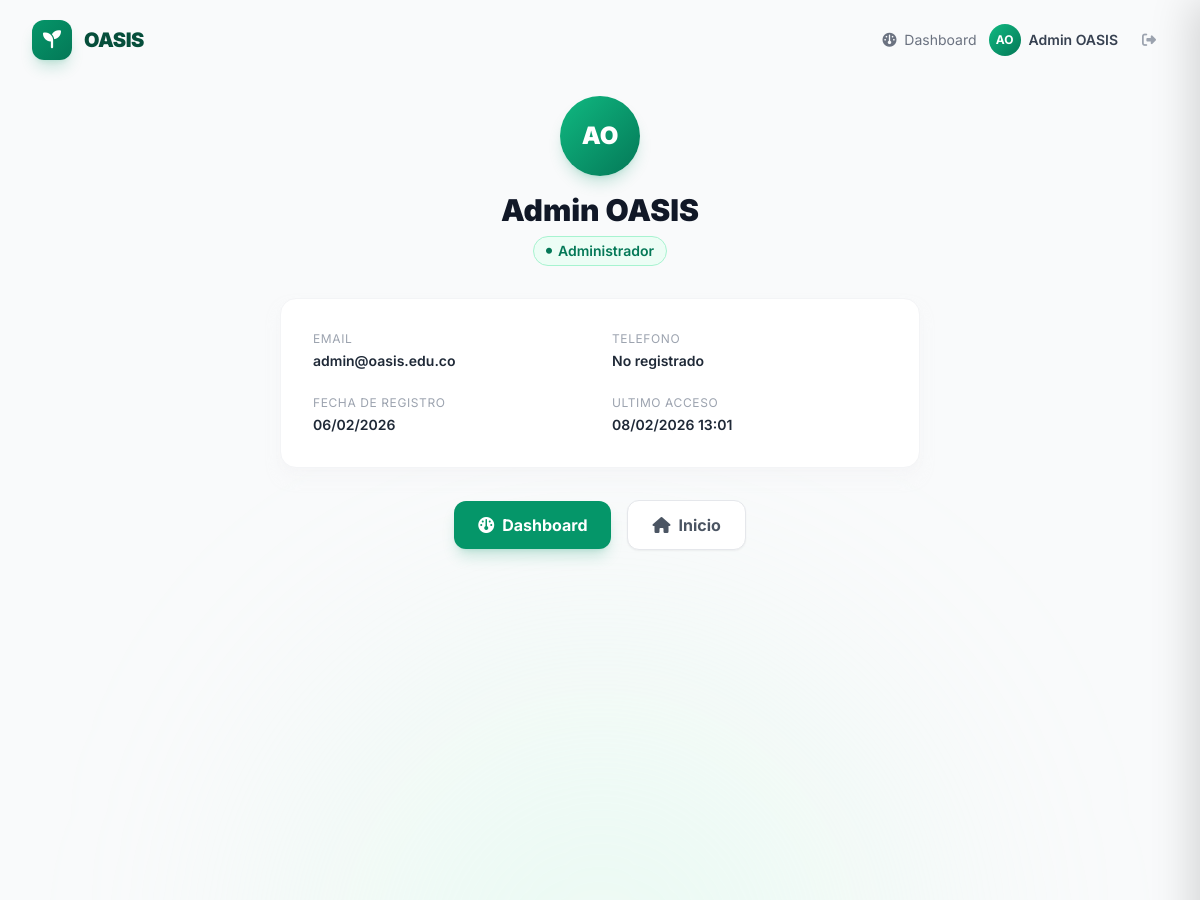
Before: /auth/perfil/ (signed in, upper part) with the older database file.
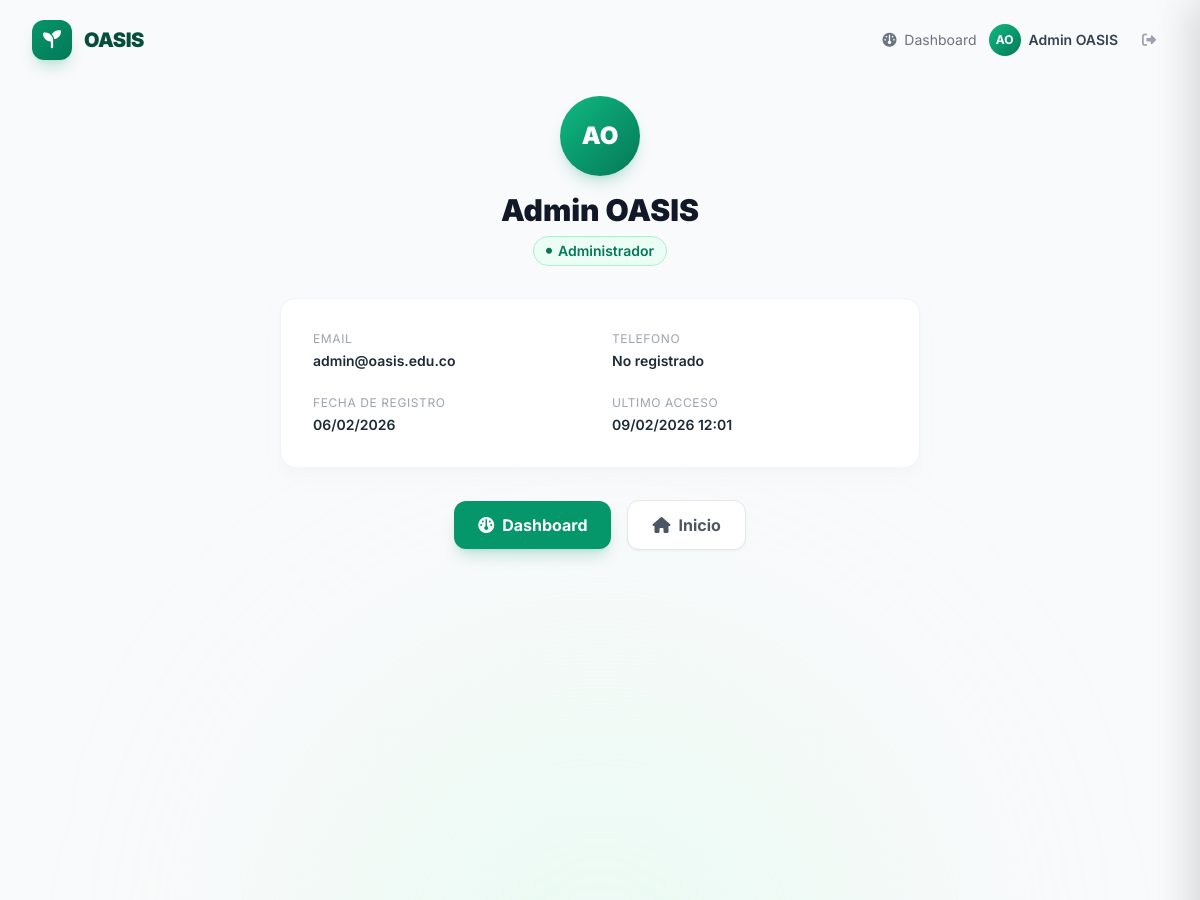
After: the same page with the newer database file.
### usuarios/models.py (models this page shows, shortened)
class Usuario(AbstractUser):
    class Rol(models.TextChoices):
        APRENDIZ = 'aprendiz', 'Aprendiz'
        INSTRUCTOR = 'instructor', 'Instructor'
        EMPRESA = 'empresa', 'Empresa'
        ADMIN = 'admin', 'Administrador'
    rol = models.CharField(
        max_length=20,
        choices=Rol.choices,
        default=Rol.APRENDIZ,
        db_index=True,
    )
    telefono = models.CharField(
        max_length=15,
        blank=True,
        validators=[RegexValidator(
            regex=r'^\+?\d{7,15}$',
            message='Ingrese un numero de telefono valido (7-15 digitos).',
        )],
    )
    avatar_url = models.URLField(blank=True)
    nombre_empresa = models.CharField(max_length=200, blank=True)
    nit_empresa = models.CharField(max_length=20, blank=True, unique=True, null=True)
    motivo_registro = models.TextField(
        blank=True,
        help_text='Motivo de registro (requerido para empresas).',
    )
    class Meta:
        verbose_name = 'Usuario'
        verbose_name_plural = 'Usuarios'
        ordering = ['-date_joined']
    @property
    def es_empresa(self):
        return self.rol == self.Rol.EMPRESA
    @property
    def iniciales(self):
        if self.first_name and self.last_name:
            return f"{self.first_name[0]}{self.last_name[0]}".upper()
        return self.username[:2].upper()

### usuarios/views.py (the view)
# urls.py: path('perfil/', views.perfil_view, name='perfil'),
@login_required
def perfil_view(request):
    return render(request, 'usuarios/perfil.html')

### templates/usuarios/perfil.html (shortened to what this page needs)
{% extends 'base.html' %}
{% block navbar %}
{% include 'partials/navbar_auth.html' %}
{% endblock %}
{% block content %}
<section class="relative min-h-screen py-24 bg-dark-50">
    <div class="absolute inset-0">
        <div class="absolute top-1/3 left-1/2 -translate-x-1/2 w-[600px] h-[600px] bg-oasis-100/30 rounded-full blur-[120px]"></div>
    </div>
    <div class="relative z-10 max-w-2xl mx-auto px-4">
        <div class="text-center mb-8">
            <div class="inline-flex items-center justify-center w-20 h-20 rounded-full mb-4
                        bg-gradient-to-br from-oasis-500 to-oasis-700 text-white text-2xl font-black
                        shadow-lg shadow-oasis-600/20">
                {{ user.iniciales }}
            </div>
            <h1 class="text-3xl font-black text-dark-900">{{ user.get_full_name|default:user.username }}</h1>
            <span class="inline-flex items-center gap-1.5 px-3 py-1 rounded-full mt-2
                         bg-oasis-50 border border-oasis-200 text-sm font-semibold text-oasis-700">
                <i class="fa-solid fa-circle text-[6px]"></i>
                {{ user.get_rol_display }}
            </span>
        </div>
        <div class="bg-white rounded-2xl p-8 space-y-6 shadow-lg shadow-dark-100/50 border border-dark-100">
            <div class="grid grid-cols-2 gap-6">
                <div>
                    <p class="text-xs text-dark-400 uppercase tracking-wider mb-1">Email</p>
                    <p class="text-sm font-semibold text-dark-800">{{ user.email|default:"No registrado" }}</p>
                </div>
                <div>
                    <p class="text-xs text-dark-400 uppercase tracking-wider mb-1">Telefono</p>
                    <p class="text-sm font-semibold text-dark-800">{{ user.telefono|default:"No registrado" }}</p>
                </div>
                <div>
                    <p class="text-xs text-dark-400 uppercase tracking-wider mb-1">Fecha de registro</p>
                    <p class="text-sm font-semibold text-dark-800">{{ user.date_joined|date:"d/m/Y" }}</p>
                </div>
                <div>
                    <p class="text-xs text-dark-400 uppercase tracking-wider mb-1">Ultimo acceso</p>
                    <p class="text-sm font-semibold text-dark-800">{{ user.last_login|date:"d/m/Y H:i"|default:"Nunca" }}</p>
                </div>
            </div>
        </div>
        <div class="flex items-center justify-center gap-4 mt-8">
            <a href="{% url 'dashboard' %}"
               class="inline-flex items-center gap-2 px-6 py-3 rounded-xl font-bold text-white
                      bg-oasis-600 hover:bg-oasis-700
                      shadow-lg shadow-oasis-600/20 hover:shadow-oasis-600/40
                      hover:-translate-y-0.5 transition-all duration-300">
                <i class="fa-solid fa-gauge"></i> Dashboard
            </a>
            <a href="{% url 'index' %}"
               class="inline-flex items-center gap-2 px-6 py-3 rounded-xl font-bold
                      bg-white border border-dark-200 text-dark-600 hover:text-oasis-600
                      hover:border-oasis-300 shadow-sm transition-all">
                <i class="fa-solid fa-home"></i> Inicio
            </a>
        </div>
    </div>
</section>
{% endblock %}

### templates/partials/navbar_auth.html (shortened to what this page needs)
<nav id="navbar" class="fixed top-0 left-0 right-0 z-50 scrolled">
    <div class="max-w-7xl mx-auto px-4 sm:px-6 lg:px-8">
        <div class="flex items-center justify-between h-16 lg:h-20">
            <a href="{% url 'index' %}" class="flex items-center gap-3 group">
                <div class="w-10 h-10 rounded-xl bg-gradient-to-br from-oasis-600 to-oasis-700
                            flex items-center justify-center shadow-lg shadow-oasis-600/20
                            group-hover:shadow-oasis-600/40 transition-all duration-300
                            group-hover:scale-110">
                    <i class="fa-solid fa-seedling text-white text-lg"></i>
                </div>
                <span class="text-xl font-black text-oasis-900 tracking-tight">OASIS</span>
            </a>
            {% if user.is_authenticated %}
            <div class="flex items-center gap-3">
                <a href="{% url 'dashboard' %}" class="text-sm text-dark-500 hover:text-oasis-600 transition-colors">
                    <i class="fa-solid fa-gauge mr-1"></i> Dashboard
                </a>
                <a href="{% url 'perfil' %}" class="flex items-center gap-2 group">
                    <div class="w-8 h-8 rounded-full bg-gradient-to-br from-oasis-500 to-oasis-700
                                flex items-center justify-center text-white text-xs font-bold
                                group-hover:shadow-lg group-hover:shadow-oasis-600/20 transition-all">
                        {{ user.iniciales }}
                    </div>
                    <span class="hidden sm:inline text-sm font-semibold text-dark-700 group-hover:text-oasis-700 transition-colors">
                        {{ user.get_full_name|default:user.username|truncatechars:15 }}
                    </span>
                </a>
                <form method="post" action="{% url 'logout' %}" class="inline">
                    <button type="submit"
                            class="px-3 py-2 rounded-lg text-sm text-dark-400 hover:text-red-500
                                   hover:bg-red-50 transition-all" title="Cerrar sesion">
                        <i class="fa-solid fa-right-from-bracket"></i>
                    </button>
                </form>
            </div>
            {% else %}
            <a href="{% url 'login' %}" class="text-sm text-dark-500 hover:text-oasis-600 transition-colors">
                <i class="fa-solid fa-right-to-bracket mr-1"></i> Iniciar sesion
            </a>
            {% endif %}
        </div>
    </div>
</nav>

Changed rows visible on the page:
changed Usuario "Admin OASIS": last_login "08/02/2026 13:01" → "09/02/2026 12:01"
